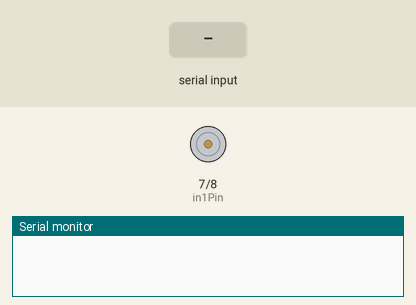
Recording of a sketch running on a simulated Arduino Uno, built with avr-gcc and run on an emulated ATmega328P. Shown: motor-driver pin pairs drawn as motors (green arrow = first pin HIGH = forward, orange = second pin HIGH = backward, longer = more drive), the last lines printed to the serial monitor. Inputs (shaded band) come from the test bench.

Above: at 1.2 s.
1.3 s: "U" received over the second serial link
At 2.0 s:
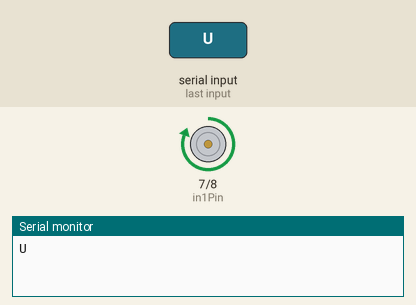
2.8 s: "D" received over the second serial link
At 3.2 s:
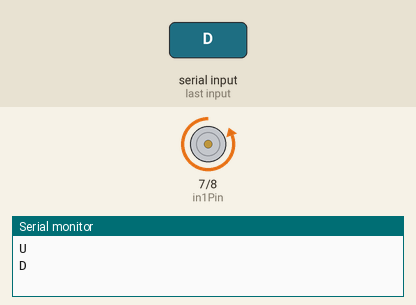
4.3 s: "S" received over the second serial link
At 5.5 s:
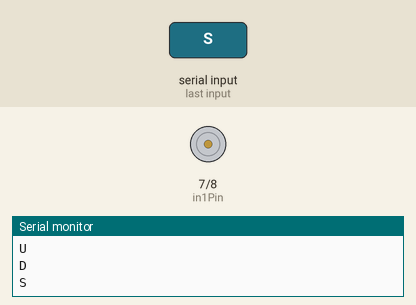
Timing chart, 0 to 7.3 s (numbered marks = the images above; inputs shaded):
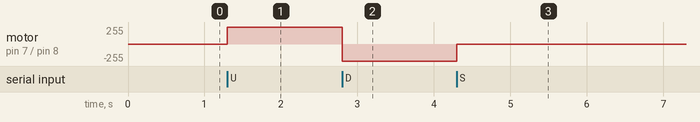

The sketch:

Magic_Charge_BT_______.ino
```cpp
#include <SoftwareSerial.h>

SoftwareSerial BTSerial(3, 4); //-->불투 시리얼 넘버

const int in1Pin = 7;
const int in2Pin = 8;

void setup() {
  pinMode(in1Pin, OUTPUT);
  pinMode(in2Pin, OUTPUT);

  BTSerial.begin(9600);
  Serial.begin(9600); // 불투 모듈 시리얼 채널 송신 값 ==> 9600
}

void loop() {
  if (BTSerial.available()) {
    char command = BTSerial.read();
    Serial.println(command);

    switch (command) {
      case 'U': // 올라가는 기능
        digitalWrite(in1Pin, HIGH);
        digitalWrite(in2Pin, LOW);
        break;
      case 'D': // 내려감 기능
        digitalWrite(in1Pin, LOW);
        digitalWrite(in2Pin, HIGH);
        break;
      case 'S': // 정지 기능
        digitalWrite(in1Pin, LOW);
        digitalWrite(in2Pin, LOW);
        break;
    }
  }
}
```

Measured:
- after the input at 1.3 s, motor on pin 7 (in1Pin) / pin 8 (in2Pin): stopped → forward 255/255 at once
- after the input at 2.8 s, motor on pin 7 (in1Pin) / pin 8 (in2Pin): forward 255/255 → backward 255/255 at once
- after the input at 4.3 s, motor on pin 7 (in1Pin) / pin 8 (in2Pin): backward 255/255 → stopped at once
